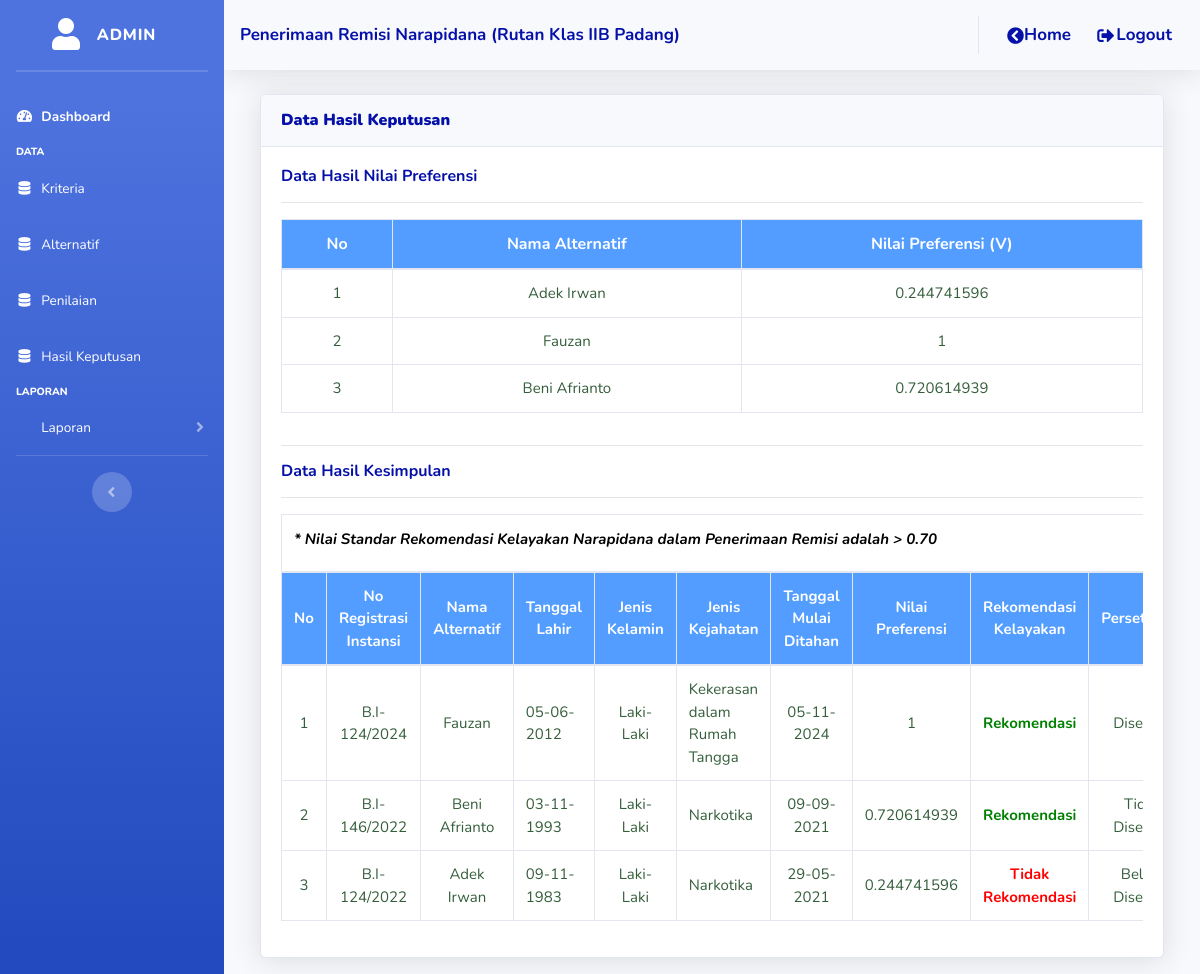
/admin/proses/hasil_keputusan.php?idp=12 (signed in), run on the app's committed database.
### tables this page shows
CREATE TABLE `tbl_hasil` (
  `id_hasil` int(11) NOT NULL,
  `id_alternatif` varchar(15) NOT NULL,
  `id_periode` int(11) NOT NULL,
  `hasil` double NOT NULL,
  `persetujuan` varchar(1) NOT NULL DEFAULT '0'
);

CREATE TABLE `tbl_alternatif` (
  `id_alternatif` varchar(15) NOT NULL,
  `nama` varchar(255) NOT NULL,
  `tanggal_lahir` date NOT NULL,
  `jenis_kelamin` varchar(15) NOT NULL,
  `jenis_kejahatan` varchar(255) NOT NULL,
  `tanggal_mulai_ditahan` date NOT NULL,
  `lama_pidana` varchar(20) NOT NULL,
  `id_blok` int(11) NOT NULL,
  `id_periode` int(11) NOT NULL
);

### admin/proses/hasil_keputusan.php (the view, shortened to what this page needs)
<?php
include("style/header.php");
include("style/sidebar.php");
$idp = $_GET['idp'];
?>
<div class="content-wrapper">
	<div class="container-fluid">
		<div class="col-lg-12">
			<div class="card shadow mt-3 mb-3">
				<div class="card-header py-3">
					<h6 class="m-0 font-weight-bold text-olive" style="color: #0510a8"><b>Data Hasil Keputusan</b></h6>
				</div>
				<div class="card-body">
					<h6 style="font-weight: bold; color: #0510a8">Data Hasil Nilai Preferensi</h6>
					<hr>
					<div class="table-responsive">
						<table class="table table-bordered">
							<thead>
								<tr align="center" style="background-color: #529dff; color: #ffff" align="center">
									<th style="font-size: 16px;">No</th>
									<th style="font-size: 16px;">Nama Alternatif</th>
									<th style="font-size: 16px;">Nilai Preferensi (V)</th>
								</tr>
							</thead>
							<tbody>
								<?php
								include('../../config/koneksi.php');
								$noo = 1;
								$qq = mysqli_query($konek, "SELECT * FROM tbl_hasil a LEFT JOIN tbl_alternatif b ON a.id_alternatif=b.id_alternatif WHERE a.id_periode = '$idp'");
								while ($dd = mysqli_fetch_assoc($qq)) {
								?>
									<tr style="color:  #355E3B">
										<td style="font-size: 15px;" align="center" valign="bottom"><?php echo $noo; ?></td>
										<td style="font-size: 15px; " align="center" valign="bottom"><?php echo $dd['nama']; ?></td>
										<td style="font-size: 15px; " align="center" valign="bottom"><?php echo $dd['hasil']; ?></td>
									</tr>
								<?php
									$noo++;
								}
								?>
							</tbody>
						</table>
					</div>
					<hr>
					<h6 style="font-weight: bold; color: #0510a8">Data Hasil Kesimpulan</h6>
					<hr>
					<div class="table-responsive">
						<table class="table table-bordered">
							<thead>
								<tr>
									<th colspan="10"><label style="font-size: 15px;"><i style="color : #000000;">* Nilai Standar Rekomendasi Kelayakan Narapidana dalam Penerimaan Remisi adalah > 0.70</i></th>
								</tr>
								<tr align="center" style="background-color: #529dff; color: #ffff" align="center">
									<th style="font-size: 15px; vertical-align: middle;">No</th>
									<th style="font-size: 15px;vertical-align: middle;">No Registrasi Instansi</th>
									<th style="font-size: 15px;vertical-align: middle;">Nama Alternatif</th>
									<th style="font-size: 15px;vertical-align: middle; width: 120px;">Tanggal Lahir</th>
									<th style="font-size: 15px;vertical-align: middle;">Jenis Kelamin</th>
									<th style="font-size: 15px;vertical-align: middle;">Jenis Kejahatan</th>
									<th style="font-size: 15px;vertical-align: middle;">Tanggal Mulai Ditahan</th>
									<th style="font-size: 15px;vertical-align: middle;">Nilai Preferensi</th>
									<th style="font-size: 15px;vertical-align: middle;">Rekomendasi Kelayakan</th>
									<th style="font-size: 15px;vertical-align: middle;">Persetujuan</th>
								</tr>
							</thead>
							<tbody>
								<?php
								include('../../config/koneksi.php');
								$noo1 = 1;
								$qq = mysqli_query($konek, "SELECT * FROM tbl_hasil a LEFT JOIN tbl_alternatif b ON a.id_alternatif=b.id_alternatif WHERE a.id_periode = '$idp'ORDER BY hasil DESC");
								while ($dd = mysqli_fetch_assoc($qq)) {
								?>
									<tr style="color: #355E3B">
										<td align="right" style="font-size: 15px; text-align: center; vertical-align: middle;"><?php echo $noo1++; ?></td>
										<td style="font-size: 15px; text-align: center; vertical-align: middle;"><?php echo $dd['id_alternatif']; ?></td>
										<td style="font-size: 15px; text-align: center; vertical-align: middle;"><?php echo $dd['nama']; ?></td>
										<td style="font-size: 15px; vertical-align: middle;"><?php
																								$tanggal_lahir = new DateTime($dd['tanggal_lahir']);
																								echo $tanggal_lahir->format('d-m-Y ');
																								?>
										</td>
										<td style="font-size: 15px; text-align: center; vertical-align: middle;"><?php echo $dd['jenis_kelamin']; ?></td>
										<td style="font-size: 15px; vertical-align: middle;"><?php echo $dd['jenis_kejahatan']; ?></td>
										<td style="font-size: 15px; text-align: center; vertical-align: middle;"><?php
																													$tanggal_lahir = new DateTime($dd['tanggal_mulai_ditahan']);
																													echo $tanggal_lahir->format('d-m-Y ');
																													?>
										</td>
										<td style="font-size: 15px; text-align: center ; vertical-align: middle;"><?php echo $dd['hasil']; ?></td>
										<td style="font-size: 15px;  font-weight: bold; vertical-align: middle;" align="center" valign="bottom">
											<?php
											$range = $dd['hasil'];
											if ($range > 0.70) {
												echo "<font color='green'>Rekomendasi</font>";
											} else {
												echo "<font color='red'>Tidak Rekomendasi</font>";
											}
											?>
										</td>
										<td style="font-size: 15px; text-align: center ; vertical-align: middle;"><?php
																													if ($dd['persetujuan'] == '0') {
																														echo "Belum Disetujui";
																													} else if ($dd['persetujuan'] == '1') {
																														echo "Disetujui";
																													} else {
																														echo "Tidak Disetujui";
																													}
																													?>
										</td>
									</tr>
								<?php
								}
								?>
							</tbody>
						</table>
					</div>
				</div>
			</div>
		</div>
	</div>
</div>
<?php
include("style/footer.php");
?>

### data on the page
tbl_hasil: id_alternatif.nama "Adek Irwan", hasil "0.244741596", id_alternatif.id_alternatif "B.I-124/2022", id_alternatif.tanggal_lahir "09-11-1983", id_alternatif.jenis_kelamin "Laki-Laki", id_alternatif.jenis_kejahatan "Narkotika", id_alternatif.tanggal_mulai_ditahan "29-05-2021", shows "Tidak Rekomendasi", persetujuan "Belum Disetujui"
tbl_hasil: id_alternatif.nama "Fauzan", hasil "1", id_alternatif.id_alternatif "B.I-124/2024", id_alternatif.tanggal_lahir "05-06-2012", id_alternatif.jenis_kelamin "Laki-Laki", id_alternatif.jenis_kejahatan "Kekerasan dalam Rumah Tangga", id_alternatif.tanggal_mulai_ditahan "05-11-2024", shows "Rekomendasi", persetujuan "Disetujui"
tbl_hasil: id_alternatif.nama "Beni Afrianto", hasil "0.720614939", id_alternatif.id_alternatif "B.I-146/2022", id_alternatif.tanggal_lahir "03-11-1993", id_alternatif.jenis_kelamin "Laki-Laki", id_alternatif.jenis_kejahatan "Narkotika", id_alternatif.tanggal_mulai_ditahan "09-09-2021", shows "Rekomendasi", persetujuan "Tidak Disetujui"

### other printed values
$_SESSION['username'] "ADMIN"
